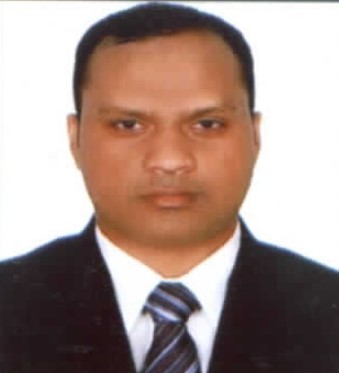
#> input picture Resizer/0300642.jpg, 339 x 373 px; its folder holds 4 pictures in this run
$ python test.py   (older library calls are emulated)
#> lines starting #> are read from the running program, lines starting #| are printed output that depends on the picture
import os
from PIL import Image
import PIL
import glob

def absoluteFilePaths(directory):
    for dirpath,_,filenames in os.walk(directory):
        for f in filenames:
            yield os.path.abspath(os.path.join(dirpath, f))

arr = absoluteFilePaths(r'E:\Nasir\Project\Image Resizer\Resizer')
for files in arr:
    fixed_width = 500 #Determine a fixed number for creating the ratio
    image = Image.open(files)
#> image is the input picture: PIL image 339x373 RGB; mean R, G, B 166.6, 145.5, 138.3
    print(image.size)
#| (339, 373)
    wpercent = (fixed_width / float(image.size[0]))
#> wpercent = 1.47
    hsize = int((float(image.size[1]) * float(wpercent)))
#> hsize = 550
    image = image.resize((hsize, fixed_width), PIL.Image.ANTIALIAS)
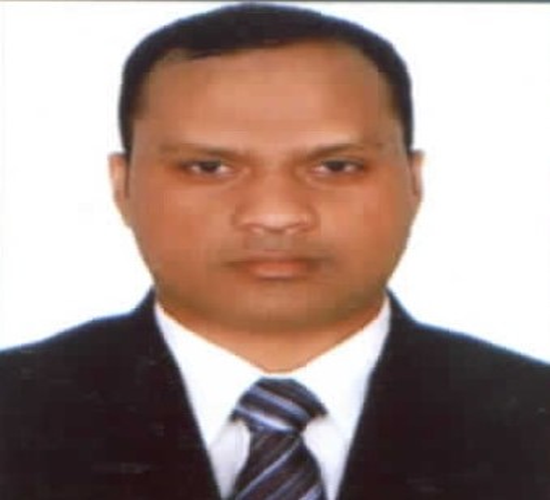
#> image: PIL image 550x500 RGB; mean R, G, B 166.6, 145.5, 138.3
#> pass 3 of the loop `for files in arr:`:
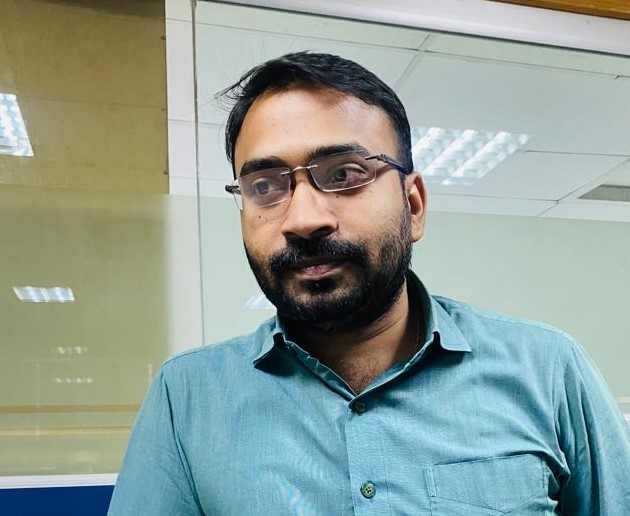
#> input picture Resizer/0204400.jpeg, 630 x 516 px
#> image is the input picture: PIL image 630x516 RGB; mean R, G, B 144.8, 159.2, 151.5
#| (630, 516)
#> `image = image.resize((hsize, fixed_width), PIL.Image.ANTIALIAS)`:
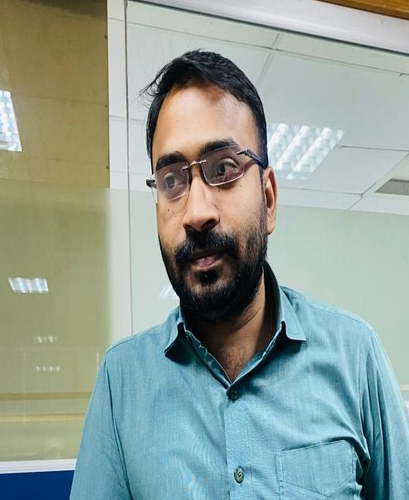
#> image: PIL image 409x500 RGB; mean R, G, B 144.8, 159.2, 151.5
#> the loop made 4 passes; the first 3 are shown
    image.save(files)
